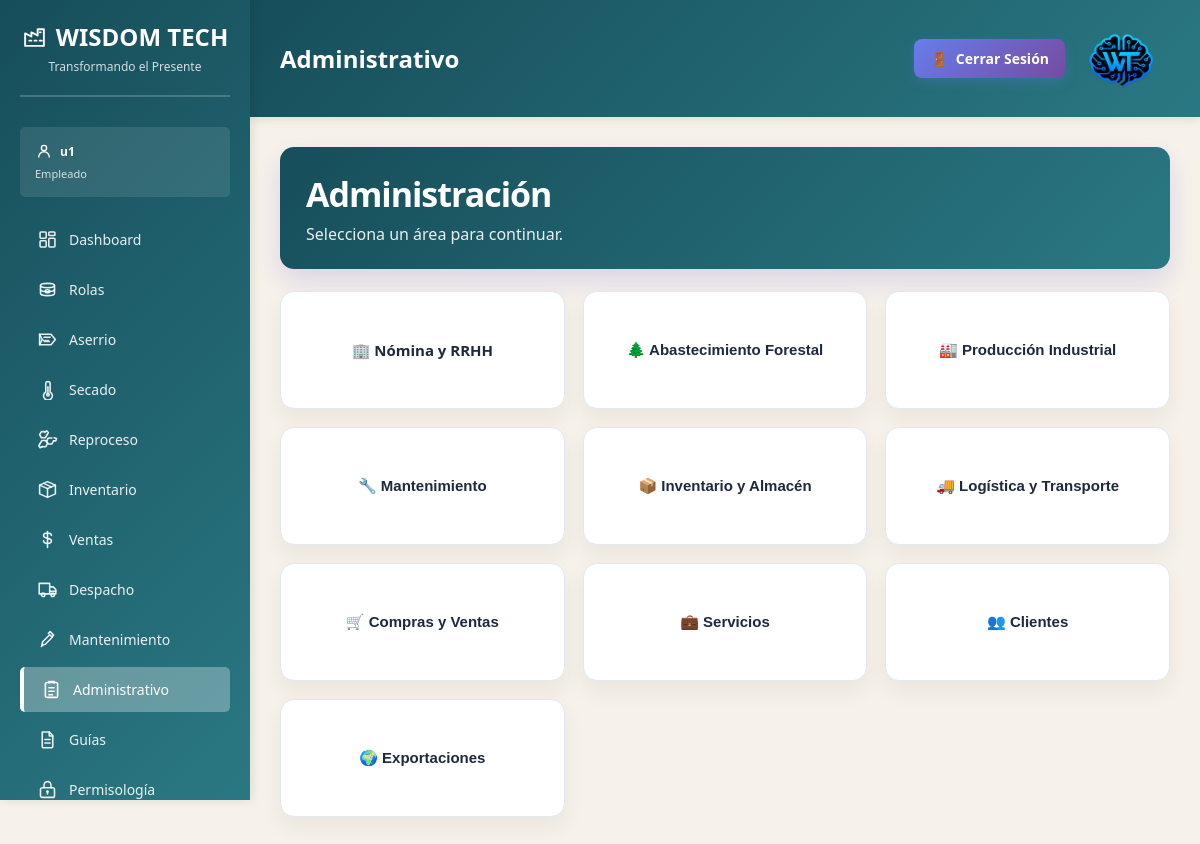
/dashboard/administrativo/ (signed in), run on the app's committed database.
### dashboard/models.py (models this page shows, shortened)
class ConfiguracionEmpresa(models.Model):
    PALETAS_FONDO = [
        ('claro', 'Gris claro'),
        ('azulado', 'Azul muy claro'),
        ('calido', 'Arena suave'),
        ('marron', 'Marrón suave'),
        ('salvia', 'Verde salvia'),
        ('petroleo', 'Azul petróleo'),
    ]
    PALETAS_BARRA_LATERAL = [
        ('verde', 'Verde'),
        ('azul', 'Azul'),
        ('vino', 'Vino'),
        ('marron', 'Marrón'),
        ('salvia', 'Verde salvia'),
        ('petroleo', 'Azul petróleo'),
    ]
    PALETAS_MODULOS = [
        ('azul', 'Azul'),
        ('verde', 'Verde'),
        ('grafito', 'Grafito'),
        ('marron', 'Marrón'),
        ('salvia', 'Verde salvia'),
        ('petroleo', 'Azul petróleo'),
    ]
    nombre = models.CharField('nombre de la empresa', max_length=150, default=NombreEmpresa)
    rif = models.CharField('RIF', max_length=30, default=NumeroRif)
    logo_path = models.CharField(
        'ruta del logo',
        max_length=255,
        blank=True,
        default=LogoEmpresa,
        help_text='Ruta relativa a la carpeta static del proyecto, por ejemplo: images/logo.png.',
    )
    slogan = models.CharField('slogan', max_length=255, default=SloganEmpresa)
    color_fondo = models.CharField(
        'fondo del dashboard',
        max_length=20,
        choices=PALETAS_FONDO,
        default='claro',
    )
    color_sidebar = models.CharField(
        'color de la barra lateral',
        max_length=20,
        choices=PALETAS_BARRA_LATERAL,
        default='verde',
    )
    color_modulos = models.CharField(
        'color de las barras de módulos',
        max_length=20,
        choices=PALETAS_MODULOS,
        default='azul',
    )
    class Meta:
        verbose_name = 'configuración de la empresa'
        verbose_name_plural = 'configuración de la empresa'

class PerfilUsuario(models.Model):
    usuario = models.OneToOneField(
        settings.AUTH_USER_MODEL,
        on_delete=models.CASCADE,
        related_name='perfil',
    )
    cargo = models.CharField('cargo', max_length=100)
    class Meta:
        verbose_name = 'perfil de usuario'
        verbose_name_plural = 'perfiles de usuario'

### dashboard/views.py (the view)
# urls.py: path('administrativo/', views.administrativo_view, name='administrativo'),
@login_required(login_url='login')
def administrativo_view(request):
    context = {'module': 'Administrativo'}
    return render(request, 'modules/administrativo.html', context)

### templates/modules/administrativo.html (shortened to what this page needs)
{% extends 'base.html' %}
{% block page_title %}{{ module }}{% endblock %}
{% block content %}
<div class="admin-landing">
    <section class="admin-header">
        <div>
            <h3>Administración</h3>
            <p>Selecciona un área para continuar.</p>
        </div>
    </section>
    <section class="admin-grid" aria-label="Menú administrativo">
        <a href="{% url 'nomina_dashboard' %}" class="admin-tile">🏢 Nómina y RRHH</a>
        <button type="button" class="admin-tile" data-target="forestal">🌲 Abastecimiento Forestal</button>
        <button type="button" class="admin-tile" data-target="industrial">🏭 Producción Industrial</button>
        <button type="button" class="admin-tile" data-target="mantenimiento">🔧 Mantenimiento</button>
        <button type="button" class="admin-tile" data-target="inventario">📦 Inventario y Almacén</button>
        <button type="button" class="admin-tile" data-target="logistica">🚚 Logística y Transporte</button>
        <button type="button" class="admin-tile" data-target="compras">🛒 Compras y Ventas</button>
        <button type="button" class="admin-tile" data-target="servicios">💼 Servicios</button>
        <button type="button" class="admin-tile" data-target="clientes">👥 Clientes</button>
        <button type="button" class="admin-tile" data-target="exportaciones">🌍 Exportaciones</button>
    </section>
</div>
{% endblock %}

### templates/base.html (shortened to what this page needs)
<!DOCTYPE html>
<html lang="es">
<head>
    {% load static %}
</head>
<body style="--dashboard-background: {{ tema_colores.fondo }}; --sidebar-start: {{ tema_colores.sidebar_inicio }}; --sidebar-end: {{ tema_colores.sidebar_fin }}; --module-start: {{ tema_colores.modulo_inicio }}; --module-end: {{ tema_colores.modulo_fin }};">
    <div class="sidebar">
        <div class="sidebar-header">
            <h1>
                <span class="sidebar-symbol" aria-hidden="true">
                    <svg viewBox="0 0 24 24">
                        <path d="M3 21V9l6 3V8l6 3V5h6v16z"/>
                        <path d="M7 16h2m3 0h2m3 0h2M17 8h1"/>
                    </svg>
                </span>
                <span>{{ empresa.nombre }}</span>
            </h1>
            <p>{{ empresa.slogan }}</p>
        </div>
        <div class="user-info">
            <strong>
                <span class="sidebar-symbol" aria-hidden="true">
                    <svg viewBox="0 0 24 24">
                        <circle cx="12" cy="8" r="3.5"/>
                        <path d="M5 20a7 7 0 0 1 14 0"/>
                    </svg>
                </span>
                <span>{{ user.get_full_name|default:user.username }}</span>
            </strong>
            <span class="user-role">{{ cargo_usuario }}</span>
        </div>
        <ul class="sidebar-menu">
            <li>
                <a href="{% url 'dashboard' %}" class="{% if request.resolver_match.url_name == 'dashboard' %}active{% endif %}">
                    <span class="icon" aria-hidden="true">
                        <svg viewBox="0 0 24 24">
                            <rect x="3.5" y="3.5" width="7" height="7" rx="1"/>
                            <rect x="13.5" y="3.5" width="7" height="4" rx="1"/>
                            <rect x="13.5" y="10.5" width="7" height="10" rx="1"/>
                            <rect x="3.5" y="13.5" width="7" height="7" rx="1"/>
                        </svg>
                    </span>
                    <span>Dashboard</span>
                </a>
            </li>
            <li>
                <a href="/dashboard/rolas/" class="{% if 'rolas' in request.path %}active{% endif %}">
                    <span class="icon" aria-hidden="true">
                        <svg viewBox="0 0 24 24">
                            <path d="M4 7.5c0-1.4 3.6-2.5 8-2.5s8 1.1 8 2.5v9c0 1.4-3.6 2.5-8 2.5s-8-1.1-8-2.5z"/>
                            <path d="M4 7.5c0 1.4 3.6 2.5 8 2.5s8-1.1 8-2.5M4 12c0 1.4 3.6 2.5 8 2.5s8-1.1 8-2.5"/>
                            <path d="M12 12.2c1.4 0 2.6.8 2.6 1.8s-1.2 1.8-2.6 1.8-2.6-.8-2.6-1.8 1.2-1.8 2.6-1.8z"/>
                        </svg>
                    </span>
                    <span>Rolas</span>
                </a>
            </li>
            <li>
                <a href="{% url 'aserrio' %}" class="{% if request.resolver_match.url_name == 'aserrio' %}active{% endif %}">
                    <span class="icon" aria-hidden="true">
                        <svg viewBox="0 0 24 24">
                            <path d="M3 6h13l5 6-5 6H3l3-6z"/>
                            <path d="M8 9.5h7M7.5 13l1.5 1.5m1-1.5 1.5 1.5m1-1.5 1.5 1.5"/>
                            <path d="M3 6v12"/>
                        </svg>
                    </span>
                    <span>Aserrio</span>
                </a>
            </li>
            <li>
                <a href="{% url 'secado' %}" class="{% if request.resolver_match.url_name == 'secado' %}active{% endif %}">
                    <span class="icon" aria-hidden="true">
                        <svg viewBox="0 0 24 24">
                            <path d="M10 14.8V5.5a2.5 2.5 0 0 1 5 0v9.3a5 5 0 1 1-5 0z"/>
                            <path d="M12.5 9v8"/>
                            <circle cx="12.5" cy="18" r="1.5"/>
                        </svg>
                    </span>
                    <span>Secado</span>
                </a>
            </li>
            <li>
                <a href="{% url 'reproceso' %}" class="{% if request.resolver_match.url_name == 'reproceso' %}active{% endif %}">
                    <span class="icon" aria-hidden="true">
                        <svg viewBox="0 0 24 24">
                            <path d="m9 4 2-2 2 2-1.2 2.1"/>
                            <path d="M11.8 6.1 9.5 10H5l-2-3.5L5 3h4"/>
                            <path d="m19.5 10 2.8.8-.8 2.8-2.4-.2"/>
                            <path d="m19.1 13.4-2.2 3.8H13l-2-3.5 2-3.5h4"/>
                            <path d="m6 20-2.5 1.4L2 19l1.3-2"/>
                            <path d="m3.3 17 2.2-3.8H10l2 3.5-2 3.5H6"/>
                        </svg>
                    </span>
                    <span>Reproceso</span>
                </a>
            </li>
            <li>
                <a href="{% url 'inventario' %}" class="{% if request.resolver_match.url_name == 'inventario' %}active{% endif %}">
                    <span class="icon" aria-hidden="true">
                        <svg viewBox="0 0 24 24">
                            <path d="m3 7 9-4 9 4-9 4z"/>
                            <path d="M3 7v10l9 4 9-4V7M12 11v10"/>
                            <path d="m7.5 5 9 4"/>
                        </svg>
                    </span>
                    <span>Inventario</span>
                </a>
            </li>
            <li>
                <a href="{% url 'ventas' %}" class="{% if request.resolver_match.url_name == 'ventas' %}active{% endif %}">
                    <span class="icon" aria-hidden="true">
                        <svg viewBox="0 0 24 24">
                            <path d="M12 3v18M16.5 7.5c0-1.7-1.8-3-4.5-3s-4.5 1.3-4.5 3 1.5 2.6 4.5 3 4.5 1.3 4.5 3-1.8 3-4.5 3-4.5-1.3-4.5-3"/>
                        </svg>
                    </span>
                    <span>Ventas</span>
                </a>
            </li>
            <li>
                <a href="{% url 'despacho' %}" class="{% if request.resolver_match.url_name == 'despacho' %}active{% endif %}">
                    <span class="icon" aria-hidden="true">
                        <svg viewBox="0 0 24 24">
                            <path d="M2.5 5h12v12h-12zM14.5 9h4l3 3v5h-7z"/>
                            <circle cx="7" cy="18" r="2"/>
                            <circle cx="18" cy="18" r="2"/>
                            <path d="M14.5 14h7"/>
                        </svg>
                    </span>
                    <span>Despacho</span>
                </a>
            </li>
            <li>
                <a href="{% url 'mantenimiento' %}" class="{% if request.resolver_match.url_name == 'mantenimiento' %}active{% endif %}">
                    <span class="icon" aria-hidden="true">
                        <svg viewBox="0 0 24 24">
                            <path d="m14.5 6.5 3 3-8 8-4 1 1-4 8-8z"/>
                            <path d="m13 5 2-2 4 4-2 2"/>
                            <path d="M6 19l-1 1"/>
                        </svg>
                    </span>
                    <span>Mantenimiento</span>
                </a>
            </li>
            <li>
                <a href="{% url 'administrativo' %}" class="{% if request.resolver_match.url_name == 'administrativo' %}active{% endif %}">
                    <span class="icon" aria-hidden="true">
                        <svg viewBox="0 0 24 24">
                            <rect x="5" y="4" width="14" height="17" rx="2"/>
                            <path d="M9 4.5V3h6v1.5M9 10h6M9 14h6M9 18h4"/>
                        </svg>
                    </span>
                    <span>Administrativo</span>
                </a>
            </li>
            <li>
                <a href="{% url 'guias' %}" class="{% if request.resolver_match.url_name == 'guias' %}active{% endif %}">
                    <span class="icon" aria-hidden="true">
                        <svg viewBox="0 0 24 24">
                            <path d="M6 3.5h8l4 4V20a1.5 1.5 0 0 1-1.5 1.5h-9A1.5 1.5 0 0 1 6 20z"/>
                            <path d="M14 3.5V8h4M9 12h6M9 16h6"/>
                        </svg>
                    </span>
                    <span>Guías</span>
                </a>
            </li>
            <li>
                <a href="{% url 'permisologia' %}" class="{% if request.resolver_match.url_name == 'permisologia' %}active{% endif %}">
                    <span class="icon" aria-hidden="true">
                        <svg viewBox="0 0 24 24">
                            <rect x="4" y="10" width="16" height="11" rx="2"/>
                            <path d="M8 10V7a4 4 0 1 1 8 0v3M12 14v3"/>
                            <circle cx="12" cy="14.5" r=".7"/>
                        </svg>
                    </span>
                    <span>Permisología</span>
                </a>
            </li>
        </ul>
    </div>
    <div class="main-content">
        <div class="topbar">
            <div class="page-heading">
                <h2>{% block page_title %}Dashboard{% endblock %}</h2>
            </div>
            <div class="topbar-info">
                <div class="topbar-actions">
                    <a href="{% url 'logout' %}" class="topbar-logout">
                        <span>🚪</span>
                        <span>Cerrar Sesión</span>
                    </a>
                    {% if logo_empresa_disponible %}
                    <img class="topbar-logo" src="{% static empresa.logo_path %}" alt="Logo de {{ empresa.nombre }}">
                    {% endif %}
                </div>
            </div>
        </div>
        <div class="content">
            {% block content %}{% endblock %}
        </div>
    </div>
</body>
</html>

### data on the page
ConfiguracionEmpresa: nombre "WISDOM TECH", slogan "Transformando el Presente", logo_path (picture)
PerfilUsuario: cargo "Empleado"

### other printed values
{{ user.get_full_name|default:user.username }} "u1"
{{ module }} "Administrativo"
